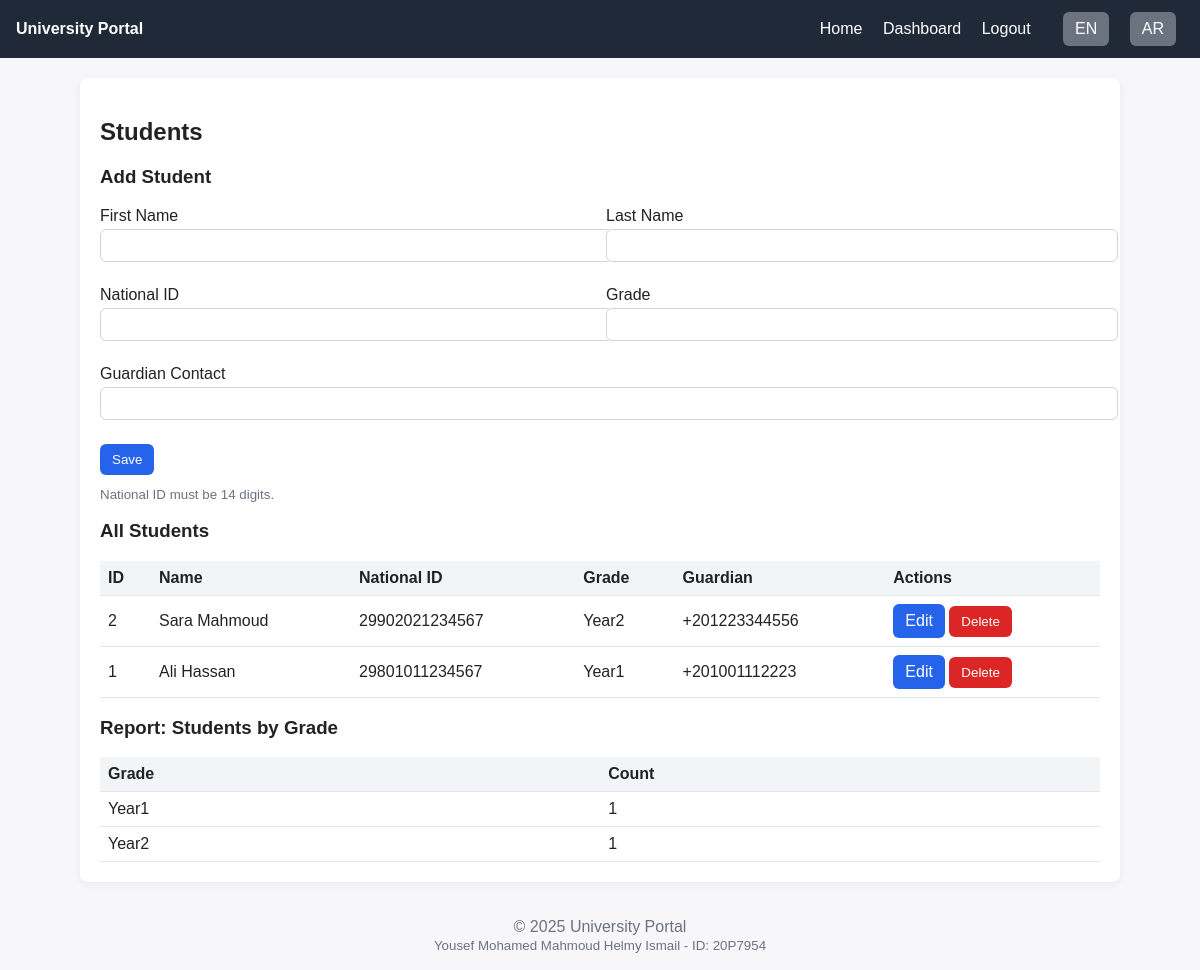
The page /students/index.php (signed in) on the database its author committed.
### tables this page shows
CREATE TABLE students (
  id INT PRIMARY KEY AUTO_INCREMENT,
  first_name VARCHAR(100) NOT NULL,
  last_name VARCHAR(100) NOT NULL,
  national_id VARCHAR(20) NOT NULL UNIQUE,
  grade_level VARCHAR(20) NOT NULL,
  guardian_contact VARCHAR(50),
  created_at TIMESTAMP DEFAULT CURRENT_TIMESTAMP
);

### lib/util.php (called while the page is built, shortened)
<?php
function e(string $s): string { return htmlspecialchars($s, ENT_QUOTES, 'UTF-8'); }

### students/index.php (the view, shortened to what this page needs)
<?php
require_once __DIR__ . '/../lib/util.php';
$pdo = DB::conn();
$students = $pdo->query('SELECT * FROM students ORDER BY id DESC')->fetchAll();
$byGrade = $pdo->query('SELECT grade_level, COUNT(*) cnt FROM students GROUP BY grade_level')->fetchAll();
$editRow = null;
require_once __DIR__ . '/../partials/header.php';
?>
<h2>Students</h2>
<h3><?= $editRow ? 'Edit Student' : 'Add Student' ?></h3>
<form method="post" style="display:grid;grid-template-columns:repeat(2,minmax(200px,1fr));gap:12px;">
  <div class="field"><label>First Name</label><input name="first_name" value="<?= e($editRow['first_name'] ?? '') ?>" required /></div>
  <div class="field"><label>Last Name</label><input name="last_name" value="<?= e($editRow['last_name'] ?? '') ?>" required /></div>
  <div class="field"><label>National ID</label><input name="national_id" value="<?= e($editRow['national_id'] ?? '') ?>" required /></div>
  <div class="field"><label>Grade</label><input name="grade_level" value="<?= e($editRow['grade_level'] ?? '') ?>" required /></div>
  <div class="field" style="grid-column:1/3"><label>Guardian Contact</label><input name="guardian_contact" value="<?= e($editRow['guardian_contact'] ?? '') ?>" /></div>
  <div style="grid-column:1/3"><button class="btn" type="submit">Save</button> <?php if ($editRow): ?><a class="btn secondary" href="/students/index.php">Cancel</a><?php endif; ?></div>
  <small style="grid-column:1/3;color:#6b7280;">National ID must be 14 digits.</small>
</form>
<h3>All Students</h3>
<table>
  <tr><th>ID</th><th>Name</th><th>National ID</th><th>Grade</th><th>Guardian</th><th>Actions</th></tr>
  <?php foreach ($students as $s): ?>
    <tr>
      <td><?= (int)$s['id'] ?></td>
      <td><?= e($s['first_name'] . ' ' . $s['last_name']) ?></td>
      <td><?= e($s['national_id']) ?></td>
      <td><?= e($s['grade_level']) ?></td>
      <td><?= e($s['guardian_contact']) ?></td>
      <td>
        <a class="btn" href="/students/index.php?edit=<?= (int)$s['id'] ?>">Edit</a>
        <form method="post" style="display:inline;">
          <button class="btn danger" onclick="return confirm('Delete this student?');">Delete</button>
        </form>
      </td>
    </tr>
  <?php endforeach; ?>
</table>
<h3>Report: Students by Grade</h3>
<table>
  <tr><th>Grade</th><th>Count</th></tr>
  <?php foreach ($byGrade as $g): ?>
    <tr><td><?= e($g['grade_level']) ?></td><td><?= (int)$g['cnt'] ?></td></tr>
  <?php endforeach; ?>
</table>
<?php require_once __DIR__ . '/../partials/footer.php'; ?>

### partials/header.php (style rules this page uses)
body { font-family: Arial, sans-serif; margin:0; background:#f7f7f9; color:#222; }
.btn { display:inline-block; padding:8px 12px; background:#2563eb; color:#fff; border:none; border-radius:6px; text-decoration:none; cursor:pointer; }
.btn.danger { background:#dc2626; }
.field { margin-bottom:12px; }
label { display:block; margin-bottom:4px; }
input, select, textarea { width:100%; padding:8px; border:1px solid #d1d5db; border-radius:6px; }
table { width:100%; border-collapse:collapse; }
th, td { padding:8px; border-bottom:1px solid #e5e7eb; text-align: left; }
th { background:#f3f4f6; }

### rows shown on the page
students: id "2", first_name+last_name "Sara Mahmoud", national "29902021234567", grade_level "Year2", guardian_contact "+201223344556"
students: id "1", first_name+last_name "Ali Hassan", national "29801011234567", grade_level "Year1", guardian_contact "+201001112223"

### other values the page prints
$title "University Portal"
I18n::t('logout') "Logout"
$g['grade_level'] "Year1"
$g['cnt'] "1"
$g['grade_level'] "Year2"
